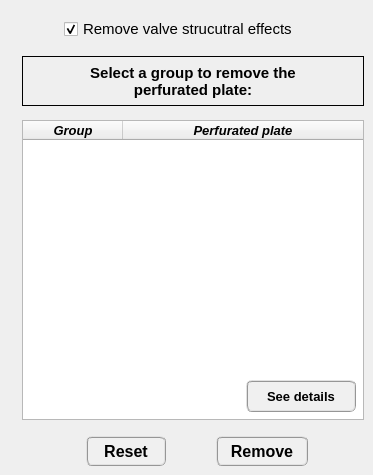
     <widget class="QWidget" name="tab_remove">
      <attribute name="title">
       <string>Remove</string>
      </attribute>
      <widget class="QTreeWidget" name="treeWidget_perforated_plate_remove">
       <property name="geometry">
        <rect>
         <x>22</x>
         <y>120</y>
         <width>342</width>
         <height>300</height>
        </rect>
       </property>
       <property name="minimumSize">
        <size>
         <width>342</width>
         <height>300</height>
        </size>
       </property>
       <property name="maximumSize">
        <size>
         <width>342</width>
         <height>300</height>
        </size>
       </property>
       <property name="font">
        <font>
         <family>Arial</family>
         <italic>true</italic>
        </font>
       </property>
       <property name="indentation">
        <number>1</number>
       </property>
       <property name="headerHidden">
        <bool>false</bool>
       </property>
       <attribute name="headerHighlightSections">
        <bool>false</bool>
       </attribute>
       <attribute name="headerShowSortIndicator" stdset="0">
        <bool>false</bool>
       </attribute>
       <attribute name="headerStretchLastSection">
        <bool>true</bool>
       </attribute>
       <column>
        <property name="text">
         <string>Group</string>
        </property>
        <property name="font">
         <font>
          <family>Arial</family>
          <pointsize>10</pointsize>
          <weight>75</weight>
          <italic>true</italic>
          <bold>true</bold>
         </font>
        </property>
        <property name="textAlignment">
         <set>AlignCenter</set>
        </property>
       </column>
       <column>
        <property name="text">
         <string>Perfurated plate</string>
        </property>
        <property name="font">
         <font>
          <family>Arial</family>
          <pointsize>10</pointsize>
          <weight>75</weight>
          <italic>true</italic>
          <bold>true</bold>
         </font>
        </property>
        <property name="textAlignment">
         <set>AlignCenter</set>
        </property>
       </column>
      </widget>
      <widget class="QLabel" name="label_29">
       <property name="geometry">
        <rect>
         <x>22</x>
         <y>56</y>
         <width>342</width>
         <height>50</height>
        </rect>
       </property>
       <property name="minimumSize">
        <size>
         <width>342</width>
         <height>50</height>
        </size>
       </property>
       <property name="maximumSize">
        <size>
         <width>342</width>
         <height>50</height>
        </size>
       </property>
       <property name="font">
        <font>
         <family>Arial</family>
         <pointsize>11</pointsize>
         <weight>75</weight>
         <italic>false</italic>
         <bold>true</bold>
        </font>
       </property>
       <property name="frameShape">
        <enum>QFrame::Box</enum>
       </property>
       <property name="text">
        <string>Select a group to remove the 
perfurated plate:</string>
       </property>
       <property name="textFormat">
        <enum>Qt::AutoText</enum>
       </property>
       <property name="alignment">
        <set>Qt::AlignCenter</set>
       </property>
      </widget>
      <widget class="QPushButton" name="pushButton_remove">
       <property name="geometry">
        <rect>
         <x>216</x>
         <y>436</y>
         <width>92</width>
         <height>30</height>
        </rect>
       </property>
       <property name="minimumSize">
        <size>
         <width>0</width>
         <height>30</height>
        </size>
       </property>
       <property name="maximumSize">
        <size>
         <width>16777215</width>
         <height>30</height>
        </size>
       </property>
       <property name="font">
        <font>
         <family>MS Shell Dlg 2</family>
         <pointsize>12</pointsize>
         <weight>75</weight>
         <italic>false</italic>
         <bold>true</bold>
        </font>
       </property>
       <property name="styleSheet">
        <string notr="true">QPushButton{border-radius: 6px; border-color: rgb(150, 150, 150); border-style: ridge; border-width: 2px; color: rgb(0, 0, 0); background-color: rgb(240, 240, 240); font: 75 bold 12pt &quot;MS Shell Dlg 2&quot;}
QPushButton:hover{border-radius: 6px; border-color: rgb(0, 170, 255); border-style: ridge; border-width: 2px; color: rgb(0, 0, 0); background-color: rgba(174, 213, 255, 100); font: 75 bold 12pt &quot;MS Shell Dlg 2&quot;}
QPushButton:pressed{border-radius: 6px; border-color: rgb(0, 170, 255); border-style: ridge; border-width: 3px; color: rgb(0, 0, 0); background-color: rgb(174, 213, 255); font: 75 bold 12pt &quot;MS Shell Dlg 2&quot;}</string>
       </property>
       <property name="text">
        <string>Remove</string>
       </property>
      </widget>
      <widget class="QPushButton" name="pushButton_get_information_remove">
       <property name="geometry">
        <rect>
         <x>246</x>
         <y>380</y>
         <width>110</width>
         <height>32</height>
        </rect>
       </property>
       <property name="minimumSize">
        <size>
         <width>110</width>
         <height>32</height>
        </size>
       </property>
       <property name="maximumSize">
        <size>
         <width>110</width>
         <height>32</height>
        </size>
       </property>
       <property name="font">
        <font>
         <family>MS Shell Dlg 2</family>
         <pointsize>10</pointsize>
         <weight>75</weight>
         <italic>false</italic>
         <bold>true</bold>
        </font>
       </property>
       <property name="styleSheet">
        <string notr="true">QPushButton{border-radius: 6px; border-color: rgb(150, 150, 150); border-style: ridge; border-width: 2px; color: rgb(0, 0, 0); background-color: rgb(240, 240, 240); font: 75 bold 10pt &quot;MS Shell Dlg 2&quot;}
QPushButton:hover{border-radius: 6px; border-color: rgb(0, 170, 255); border-style: ridge; border-width: 2px; color: rgb(0, 0, 0); background-color: rgba(174, 213, 255, 100); font: 75 bold 10pt &quot;MS Shell Dlg 2&quot;}
QPushButton:pressed{border-radius: 6px; border-color: rgb(0, 170, 255); border-style: ridge; border-width: 3px; color: rgb(0, 0, 0); background-color: rgb(174, 213, 255); font: 75 bold 10pt &quot;MS Shell Dlg 2&quot;}</string>
       </property>
       <property name="text">
        <string>See details</string>
       </property>
      </widget>
      <widget class="QPushButton" name="pushButton_reset">
       <property name="geometry">
        <rect>
         <x>86</x>
         <y>436</y>
         <width>80</width>
         <height>30</height>
        </rect>
       </property>
       <property name="minimumSize">
        <size>
         <width>80</width>
         <height>30</height>
        </size>
       </property>
       <property name="maximumSize">
        <size>
         <width>80</width>
         <height>30</height>
        </size>
       </property>
       <property name="font">
        <font>
         <family>MS Shell Dlg 2</family>
         <pointsize>12</pointsize>
         <weight>75</weight>
         <italic>false</italic>
         <bold>true</bold>
        </font>
       </property>
       <property name="styleSheet">
        <string notr="true">QPushButton{border-radius: 6px; border-color: rgb(150, 150, 150); border-style: ridge; border-width: 2px; color: rgb(0, 0, 0); background-color: rgb(240, 240, 240); font: 75 bold 12pt &quot;MS Shell Dlg 2&quot;}
QPushButton:hover{border-radius: 6px; border-color: rgb(0, 170, 255); border-style: ridge; border-width: 2px; color: rgb(0, 0, 0); background-color: rgba(174, 213, 255, 100); font: 75 bold 12pt &quot;MS Shell Dlg 2&quot;}
QPushButton:pressed{border-radius: 6px; border-color: rgb(0, 170, 255); border-style: ridge; border-width: 3px; color: rgb(0, 0, 0); background-color: rgb(174, 213, 255); font: 75 bold 12pt &quot;MS Shell Dlg 2&quot;}</string>
       </property>
       <property name="text">
        <string>Reset</string>
       </property>
       <property name="flat">
        <bool>false</bool>
       </property>
      </widget>
      <widget class="QCheckBox" name="checkBox_remove_valve_structural_effects">
       <property name="geometry">
        <rect>
         <x>64</x>
         <y>14</y>
         <width>280</width>
         <height>30</height>
        </rect>
       </property>
       <property name="minimumSize">
        <size>
         <width>280</width>
         <height>30</height>
        </size>
       </property>
       <property name="maximumSize">
        <size>
         <width>280</width>
         <height>30</height>
        </size>
       </property>
       <property name="font">
        <font>
         <pointsize>11</pointsize>
        </font>
       </property>
       <property name="text">
        <string>Remove valve strucutral effects</string>
       </property>
       <property name="checked">
        <bool>true</bool>
       </property>
      </widget>
     </widget>
